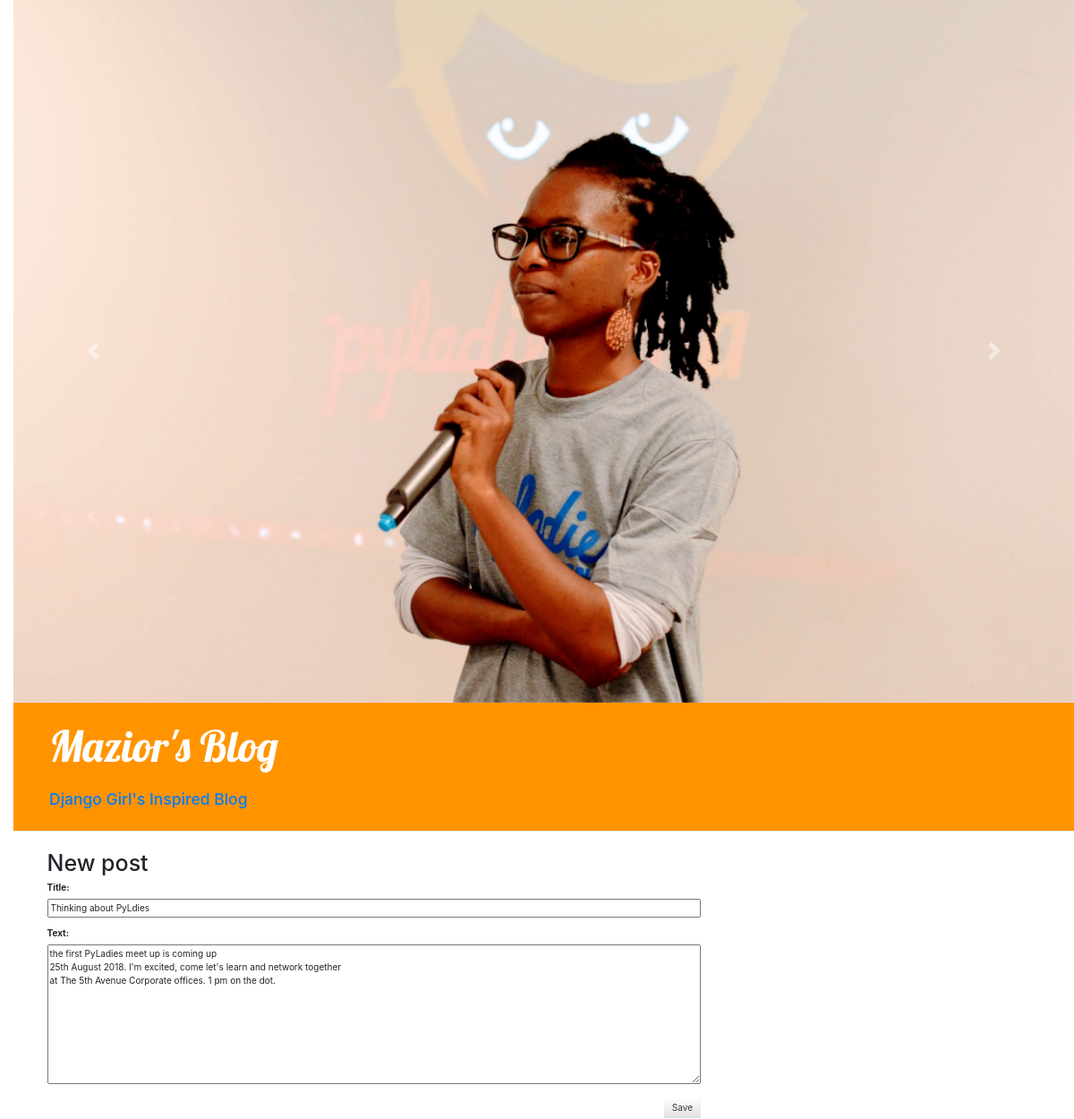
/post/2/edit/, run on the app's committed database.
### blog/models.py (models this page shows, shortened)
class Post(models.Model):
	author = models.ForeignKey('auth.User')
	title = models.CharField(max_length = 200)
	text = models.TextField()
	created_date = models.DateTimeField(default = timezone.now)
	published_date = models.DateTimeField(blank = True, null = True)

### blog/views.py (the view)
# urls.py: url(r'^post/(?P<pk>\d+)/edit/$', views.post_edit, name='post_edit'),
def post_edit(request, pk):
	post = get_object_or_404(Post, pk=pk)
	if request.method == "POST":
		form = PostForm(request.POST, instance=post)
		if form.is_valid():
			post = form.save(commit=False)
			post.author = request.user
			post.published_date = timezone.now()
			post.save()
			return redirect('post_detail', pk=post.pk)
	else:
		form = PostForm(instance=post)
	return render(request, 'blog/post_edit.html', {'form': form})

### blog/forms.py
class PostForm(forms.ModelForm):
	class Meta:
		model = Post
		fields = ('title', 'text',)

### blog/templates/blog/post_edit.html
{% extends 'blog/base.html' %}
{% block content %}
	<h1>New post</h1>
	<form method="POST" class="post-form">{% csrf_token %}
	{{ form.as_p }}
	<button type="submit" class="save btn btn-default">Save</button>
	</form>
{% endblock %}

### blog/static/css/blog.css (style rules this page uses)
body { padding-left: 15px; }
h1, h2, h3, h4 { font-family: 'Lobster', cursive; }
.save { float: right; }
.post-form textarea, .post-form input { width: 100%; }

### data on the page
Post: title "Thinking about PyLdies", text "the first PyLadies meet up is coming up 25th August 2018. I'm excited, come let's learn and network together at The 5th Avenue Corporate offices. 1 pm on the dot."
